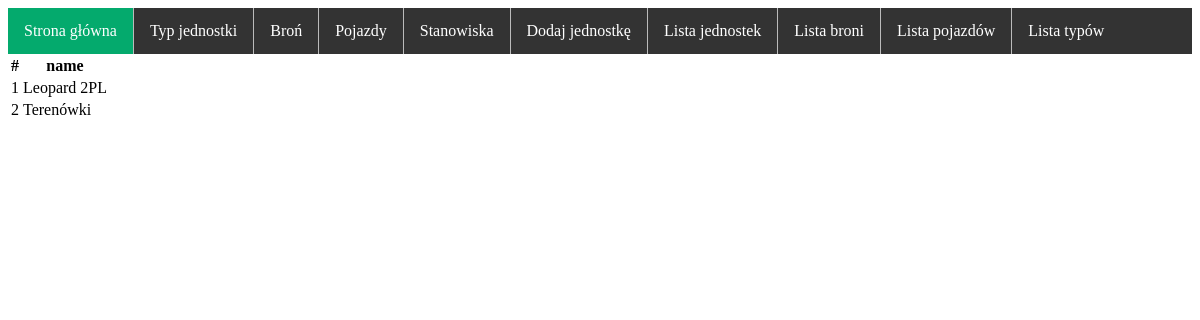
The page /show_vehicle/ on the database as committed earlier.
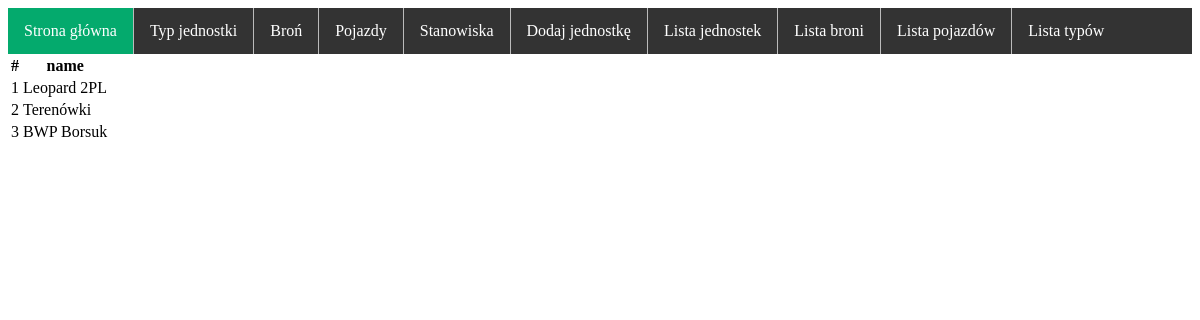
The same page on the database as committed later.
### military/models.py (models this page shows, shortened)
class Vehicle(models.Model):
    name=models.CharField(max_length=125)

### military/views.py (the view)
# urls.py: path('show_vehicle/', views.ShowVehicleView.as_view()),
class ShowVehicleView(View):
    def get(self,request):
        vehicles=Vehicle.objects.all()
        return render(request, 'vehicles_list.html', {'vehicles':vehicles})

### templates/vehicles_list.html (shortened to what this page needs)
{% extends 'base.html' %}
{% block content %}
    <table class="table">
        <tr>
            <th>#</th>
            <th>name</th>
        </tr>
        {% for vehicle in vehicles %}
            <tr class="{% cycle 'table-light' 'table-secondary'%}">
                <td>{{ forloop.counter }}</td>
                <td>{{ vehicle.name }}</td>
            </tr>
        {% endfor %}
    </table>
{% endblock %}

Rows that differ between the two databases and show on the page:
added Vehicle: name "BWP Borsuk"
